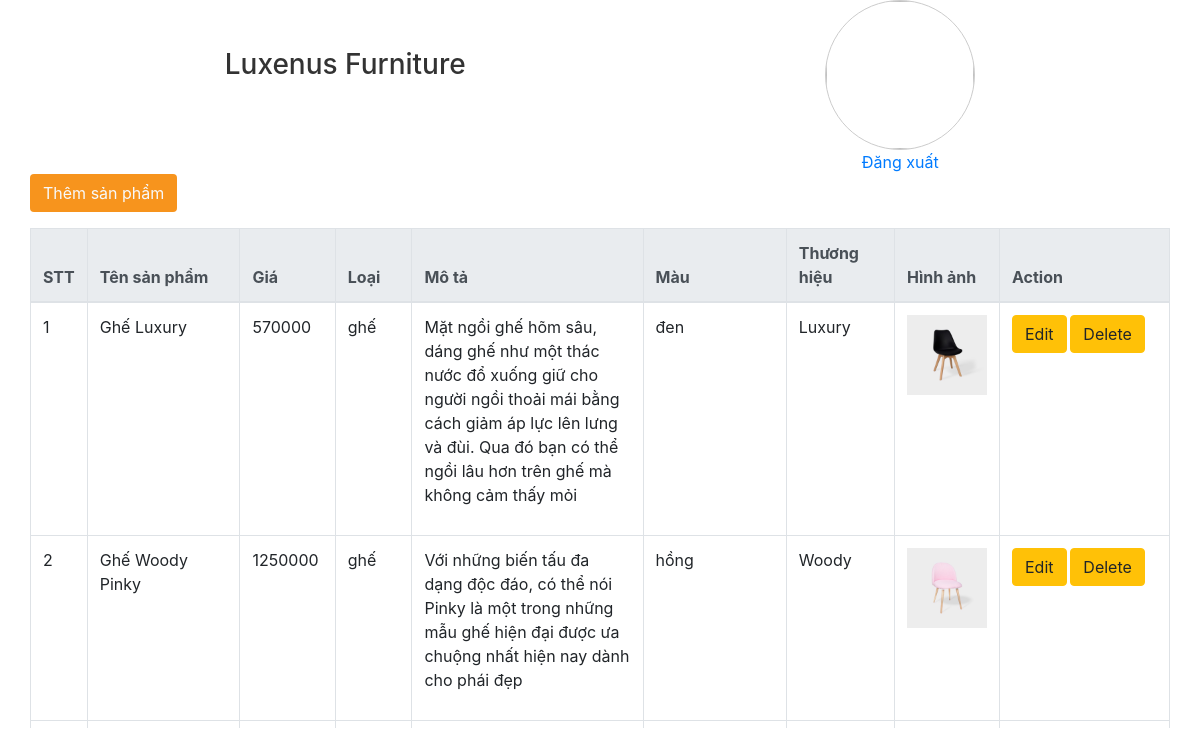
/admin/admin.php, run on the app's committed database.
### tables this page shows
CREATE TABLE `product` (
  `id` int(11) NOT NULL,
  `product_name` varchar(50) NOT NULL,
  `price` int(11) NOT NULL,
  `category_id` int(11) NOT NULL,
  `description` text NOT NULL,
  `color` varchar(30) NOT NULL,
  `brand` varchar(30) NOT NULL,
  `img` text NOT NULL
);

CREATE TABLE `category` (
  `id` int(11) NOT NULL,
  `category_name` varchar(20) DEFAULT NULL
);

### admin/handleFunction_admin_page.php (called while the page is built, shortened)
<?php
    function get_all_product(){
        include '../model/PDOconnect.php';
        $sql = "select * from category ct join product p on ct.id = p.category_id";
        $stmt = $conn -> prepare($sql);
        $stmt->execute();
        $result = $stmt -> fetchAll();
        return $result;
    }
?>

### admin/admin.php (the view, shortened to what this page needs)
<?php
    include './handleFunction_admin_page.php';
    $product = get_all_product();
?>
<!DOCTYPE html>
<html lang="en">
<head>
    <link rel="stylesheet" href="https://cdn.jsdelivr.net/npm/bootstrap@4.6.2/dist/css/bootstrap.min.css">
    <link rel="stylesheet" href="https://cdnjs.cloudflare.com/ajax/libs/font-awesome/5.15.4/css/all.min.css" />
    <link rel="stylesheet" href="css/style.css" type="text/css">
</head>
<body>
    <main class="container">
        <div class="top_container">
            <a id="back_to_home_admin" href="#">
                <h3 class="text-center mt-5">Luxenus Furniture</h3>
            </a>
            <div class="right_top_container">
                <div class="img_admin">
                    <img src="https://www.pngitem.com/pimgs/m/128-1280822_check-mark-box-clip-art-blue-admin-icon.png" alt="">
                </div>
                <a href="../controller/index.php?action=home">Đăng xuất</a>
            </div>
        </div>
        <div class="row">
            <button id="btn_add_admin" name="btn_add_product_admin" class="btn">
                <a href="./add_product.php" class="text-light" style="text-decoration:none">Thêm sản phẩm</a>
            </button>
        </div>
        <div class="row">
            <div class="col-sm-12 px-0 mt-3" style="    padding-left: 0!important;
                                                        height: 500px;
                                                        overflow-y: scroll;">
                <table class="table table-bordered">
                    <thead class="thead-light">
                        <tr>
                            <th scope="col">STT</th>
                            <th scope="col">Tên sản phẩm</th>
                            <th scope="col">Giá</th>
                            <th scope="col">Loại</th>
                            <th scope="col">Mô tả</th>
                            <th scope="col">Màu</th>
                            <th scope="col">Thương hiệu</th>
                            <th scope="col">Hình ảnh</th>
                            <th scope="col">Action</th>
                        </tr>
                    </thead>
                    <tbody id="tbody_admin">
                        <?php $stt = 1;foreach($product as $item){?>
                        <tr>
                            <td><?php echo $stt++;?></td>
                            <td><?php echo $item['product_name'];?></td>
                            <td><?php echo $item['price'];?></td>
                            <td><?php echo $item['category_name'];?></td>
                            <td style="width: 100px;">
                                <p><?php echo $item['description'];?></p>
                            </td>
                            <td><?php echo $item['color'];?></td>
                            <td><?php echo $item['brand'];?></td>
                            <td class="b-block"><img class="d-block" src="./upload/<?php echo $item['img']?>" alt=""></td>
                            <th style="width: 170px;">
                                <a href="./edit_product.php?id=<?php echo $item['id'];?>"><button class="btn btn-warning">Edit</button></a>
                                <a href="?delete_product&id=<?php echo $item['id']?>"><button class="btn btn-warning">Delete</button></a>
                            </th>
                        </tr>
                        <?php }?>
                    </tbody>
                </table>
            </div>
        </div>
    </main>
</body>
</html>

### admin/css/style.css (style rules this page uses)
#back_to_home_admin { color: #333; text-decoration: none; }
#btn_add_admin, #btn_add_product_add, #btn_edit_product_edit { background-color: rgb(247,148,29); color: #fff; }
#tbody_admin img { width: 80px; height: 80px; margin: 0 auto; }
.top_container { display: flex; justify-content: space-around; }
.right_top_container { display: flex; flex-direction: column; align-items: center; }
.img_admin { width: 150px; height: 150px; border-radius: 50%; overflow: hidden; border:1px solid #ccc; }
.img_admin img { width: 100%; height: 100%; object-fit: contain; }

### data on the page
product: product_name "Ghế Luxury", price "570000", category.category_name "ghế", description "Mặt ngồi ghế hõm sâu, dáng ghế như một thác nước đổ xuống giữ cho người ngồi thoải mái bằng cách giảm áp lực lên lưng và đùi. Qua đó bạn có thể ngồi lâu hơn trên ghế mà không cảm thấy mỏi", color "đen", brand "Luxury", img (picture)
product: product_name "Ghế Woody Pinky", price "1250000", category.category_name "ghế", description "Với những biến tấu đa dạng độc đáo, có thể nói Pinky là một trong những mẫu ghế hiện đại được ưa chuộng nhất hiện nay dành cho phái đẹp", color "hồng", brand "Woody", img (picture)
